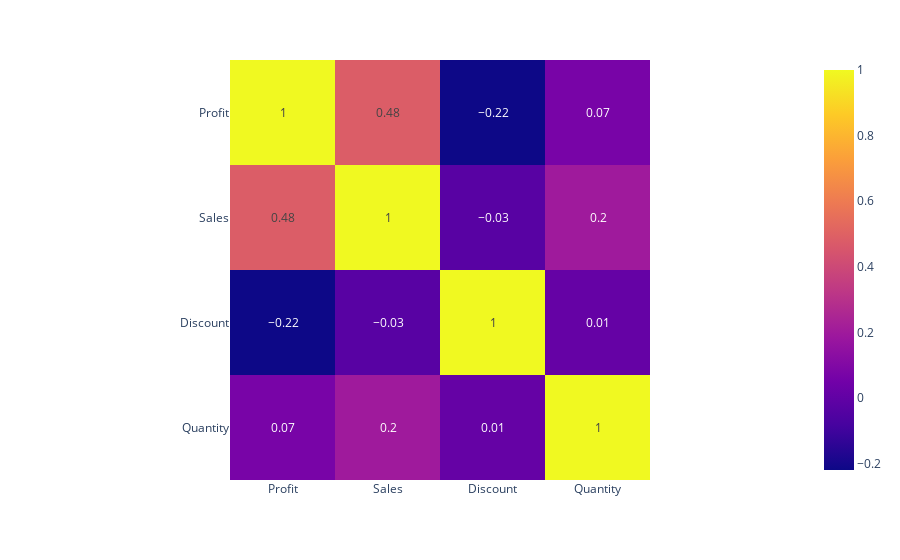

Notebook source saved alongside this figure:
### Code cell
px.imshow(df_corr.corr().round(2), text_auto=True)

### Figure 1 — Plotly figure (JSON) as saved in the notebook; plotly's stock layout.template omitted (floating-point values rounded to 4 significant figures)
{"data": [{"coloraxis": "coloraxis", "hovertemplate": "x: %{x}<br>y: %{y}<br>color: %{z}<extra></extra>", "name": "0", "texttemplate": "%{z}", "type": "heatmap", "x": ["Profit", "Sales", "Discount", "Quantity"], "xaxis": "x", "y": ["Profit", "Sales", "Discount", "Quantity"], "yaxis": "y", "z": [[1, 0.48, -0.22, 0.07], [0.48, 1, -0.03, 0.2], [-0.22, -0.03, 1, 0.01], [0.07, 0.2, 0.01, 1]]}], "layout": {"coloraxis": {"colorscale": [[0, "#0d0887"], [0.1111, "#46039f"], [0.2222, "#7201a8"], [0.3333, "#9c179e"], [0.4444, "#bd3786"], [0.5556, "#d8576b"], [0.6667, "#ed7953"], [0.7778, "#fb9f3a"], [0.8889, "#fdca26"], [1, "#f0f921"]]}, "margin": {"t": 60}, "xaxis": {"anchor": "y", "constrain": "domain", "domain": [0, 1], "scaleanchor": "y"}, "yaxis": {"anchor": "x", "autorange": "reversed", "constrain": "domain", "domain": [0, 1]}}}
